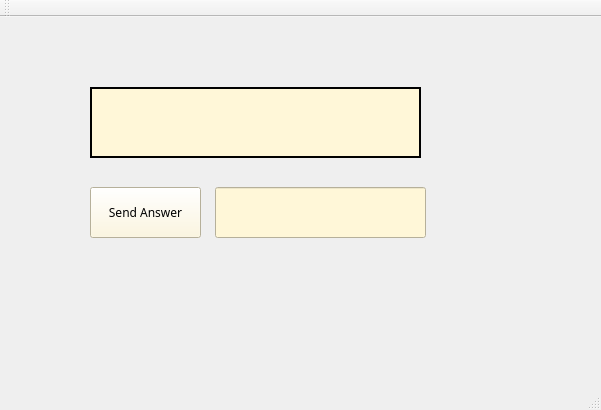
<?xml version="1.0" encoding="UTF-8"?>
<ui version="4.0">
 <class>NumericAnswerClass</class>
 <widget class="QMainWindow" name="NumericAnswerClass">
  <property name="geometry">
   <rect>
    <x>0</x>
    <y>0</y>
    <width>601</width>
    <height>410</height>
   </rect>
  </property>
  <property name="windowTitle">
   <string>NumericAnswer</string>
  </property>
  <property name="styleSheet">
   <string notr="true"/>
  </property>
  <widget class="QWidget" name="centralWidget">
   <property name="styleSheet">
    <string notr="true">border-image: url(:/Poze/Resources/blank.jpg);</string>
   </property>
   <widget class="QLineEdit" name="answer">
    <property name="geometry">
     <rect>
      <x>215</x>
      <y>170</y>
      <width>211</width>
      <height>51</height>
     </rect>
    </property>
    <property name="styleSheet">
     <string notr="true">border-image: transparent;
background-color: rgb(255, 247, 216);</string>
    </property>
    <property name="frame">
     <bool>true</bool>
    </property>
   </widget>
   <widget class="QPushButton" name="sendAnswer">
    <property name="geometry">
     <rect>
      <x>90</x>
      <y>170</y>
      <width>111</width>
      <height>51</height>
     </rect>
    </property>
    <property name="font">
     <font>
      <family>Segoe Print</family>
     </font>
    </property>
    <property name="styleSheet">
     <string notr="true">border-image: transparent;
background-color: rgb(255, 247, 216);</string>
    </property>
    <property name="text">
     <string>Send Answer</string>
    </property>
   </widget>
   <widget class="QLabel" name="Question">
    <property name="geometry">
     <rect>
      <x>90</x>
      <y>70</y>
      <width>331</width>
      <height>71</height>
     </rect>
    </property>
    <property name="font">
     <font>
      <family>Segoe Print</family>
     </font>
    </property>
    <property name="styleSheet">
     <string notr="true">border-image: transparent;
background-color: rgb(255, 247, 216);</string>
    </property>
    <property name="frameShape">
     <enum>QFrame::Box</enum>
    </property>
    <property name="lineWidth">
     <number>2</number>
    </property>
    <property name="midLineWidth">
     <number>2</number>
    </property>
    <property name="text">
     <string/>
    </property>
   </widget>
  </widget>
  <widget class="QMenuBar" name="menuBar">
   <property name="geometry">
    <rect>
     <x>0</x>
     <y>0</y>
     <width>601</width>
     <height>22</height>
    </rect>
   </property>
  </widget>
  <widget class="QToolBar" name="mainToolBar">
   <attribute name="toolBarArea">
    <enum>TopToolBarArea</enum>
   </attribute>
   <attribute name="toolBarBreak">
    <bool>false</bool>
   </attribute>
  </widget>
  <widget class="QStatusBar" name="statusBar"/>
 </widget>
 <layoutdefault spacing="6" margin="11"/>
 <resources>
  <include location="Registration.qrc"/>
 </resources>
 <connections/>
</ui>
